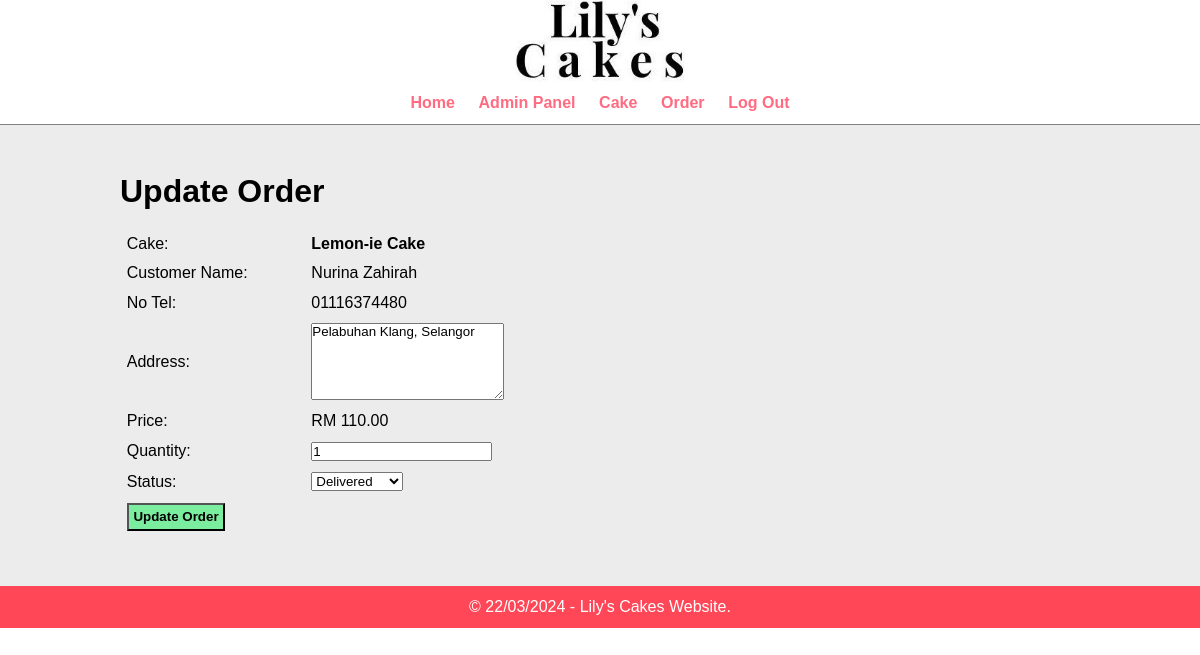
Page /lilycakes/admin/update-order.php?ID_order=34 on the committed database.
### tables this page shows
CREATE TABLE `table_order` (
  `ID_order` int(11) NOT NULL,
  `cake` varchar(100) NOT NULL,
  `price` decimal(10,2) NOT NULL,
  `qty` int(11) NOT NULL,
  `total_price` decimal(10,2) NOT NULL,
  `status` varchar(100) NOT NULL,
  `cust_name` varchar(150) NOT NULL,
  `cust_notel` varchar(11) NOT NULL,
  `cust_address` varchar(255) NOT NULL
);

### lilycakes/admin/update-order.php (the view, shortened to what this page needs)
<?php
include ('header-footer/header.php');
?>
<div class = "main-content">
	<div class = "wrapper">
		<h1>Update Order</h1>
		<br>
		<?php
		if(isset($_GET['ID_order']))
		{
			$ID_order = $_GET['ID_order'];
			$query = "SELECT * FROM table_order WHERE ID_order = $ID_order";
			$result = mysqli_query($connect, $query);
			$count = mysqli_num_rows($result);
			if($count==1)
			{
				$row = mysqli_fetch_assoc($result);
				$cake = $row['cake'];
                $qty = $row['qty'];
                $price = $row['price'];
                $status = $row['status'];
                $cust_name = $row['cust_name'];
                $cust_notel = $row['cust_notel'];
                $cust_address = $row['cust_address'];
			}
			else
			{
				header('location:'.SITEURL.'admin/manage-order.php');
			}
		}
		else
		{
			header('location:'.SITEURL.'admin/manage-order.php');
		}
		?>
		<form action = "" method = "POST">
			<table class = "table-admin">
				<tr>
					<td>Cake: </td>
					<td><strong><?php echo $cake; ?></strong></td>
				</tr>
				<tr>
					<td>Customer Name: </td>
					<td><?php echo $cust_name; ?></td>
				</tr>
				<tr>
					<td>No Tel: </td>
					<td><?php echo $cust_notel; ?></td>
				</tr>
				<tr>
					<td>Address: </td>
					<td>
						<textarea name = "cust_address" cols = "22" rows = "5"><?php echo $cust_address; ?></textarea>
					</td>
				</tr>
				<tr>
					<td>Price: </td>
					<td>RM <?php echo $price; ?></td>
				</tr>
				<tr>
					<td>Quantity: </td>
					<td>
						<input type ="number" name = "qty" value = "<?php echo $qty; ?>">
					</td>
				</tr>
				<tr>
					<td>Status: </td>
					<td>
						<select name ="status">
							<option <?php if($status=="Delivered"){echo "selected";} ?> value = "Delivered">Delivered</option>
					</td>
				</tr>
				<tr>
					<td colspan = "2">
						<input type = "submit" name = "submit" value = "Update Order" class = "btn-secondary">
					</td>
				</tr>
			</table>
		</form>
	</div>
</div>
<?php
include ('header-footer/footer.php');
?>

### lilycakes/css/admin.css (style rules this page uses)
* { margin: 0; padding: 0; font-family: Arial, Helvetica, sans-serif; }
.wrapper { padding: 1%; width: 80%; margin: 0 auto; }
.table-admin { width: 50%; }
table tr td { padding: 1%; }
.btn-secondary { background-color: #7bed9f; padding: 1%; color: black; text-decoration: none; font-weight: bold; }
.main-content { background-color: #ececec; padding: 3% 0; }

### rows in the picture
table_order: cake "Lemon-ie Cake", cust_name "Nurina Zahirah", cust_notel "01116374480", cust_address "Pelabuhan Klang, Selangor", price "110.00", qty "1", status "Delivered"
